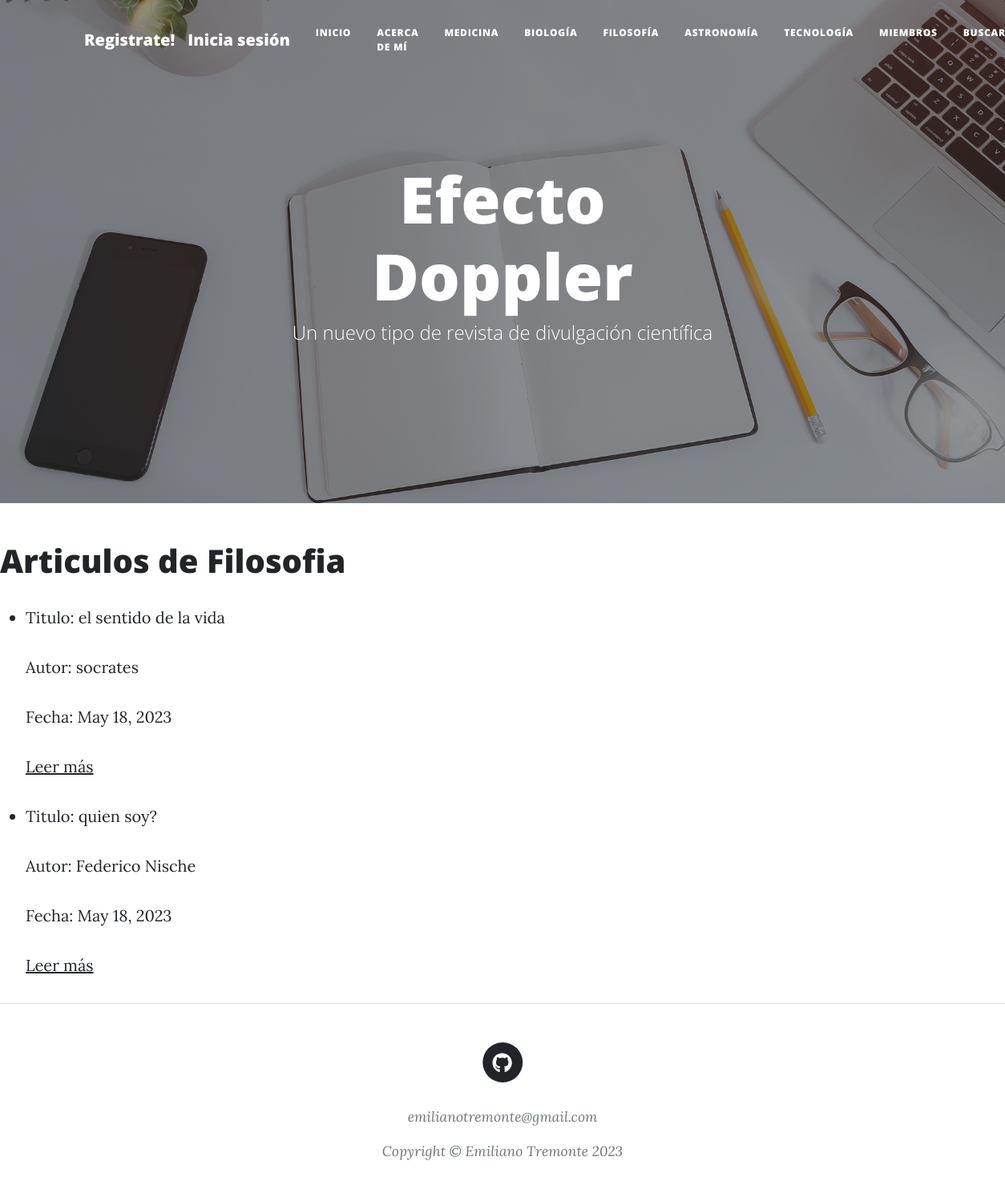
The app's page /blog_vista/filosofia/list with its own data.
### blog_vista/models.py (models this page shows, shortened)
class Filosofía (models.Model):
    titulo = models.CharField(max_length = 30)
    subtitulo = models.CharField(max_length = 50)
    texto = models.CharField(max_length = 4000)
    autor =  models.CharField(max_length = 30)
    fecha = models.DateField(auto_now_add=True)
    imagen = models.ImageField()

### blog_vista/views.py (the view)
# urls.py: path('filosofia/list', views.FilosofiaList.as_view(), name='FilosofiaList'),
class FilosofiaList(ListView):
    model = Filosofía
    template_name = 'blog_vista/filosofia_list.html'

### blog_vista/templates/blog_vista/filosofia_list.html
{% extends 'blog_vista/padre.html' %}
{% load static %}
{% block filosofia %}
<body>
    <h1>Articulos de Filosofia</h1>
    <ul>
        {% for filosofia in object_list %}
            <li>
                <p>Titulo: {{ filosofia.titulo }}</p>
                <p>Autor: {{ filosofia.autor }}</p>
                <p>Fecha: {{ filosofia.fecha }}</p>
                <p>
                    <a href="{% url 'FilosofiaDetail' filosofia.id %}">Leer más</a>
                </p>
            </li>
        {% endfor %}
    </ul>
</body>
{% endblock %}

### records on screen
Filosofía: titulo "el sentido de la vida", autor "socrates", fecha "May 18, 2023"
Filosofía: titulo "quien soy?", autor "Federico Nische", fecha "May 18, 2023"
